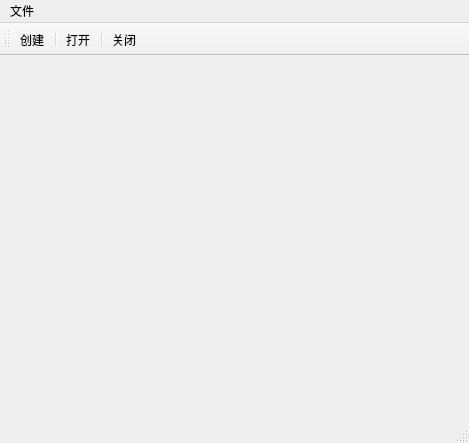
<?xml version="1.0" encoding="UTF-8"?>
<ui version="4.0">
 <class>MainWindow</class>
 <widget class="QMainWindow" name="MainWindow">
  <property name="geometry">
   <rect>
    <x>0</x>
    <y>0</y>
    <width>469</width>
    <height>443</height>
   </rect>
  </property>
  <property name="windowTitle">
   <string>MainWindow</string>
  </property>
  <widget class="QWidget" name="centralwidget"/>
  <widget class="QMenuBar" name="menubar">
   <property name="geometry">
    <rect>
     <x>0</x>
     <y>0</y>
     <width>469</width>
     <height>26</height>
    </rect>
   </property>
   <widget class="QMenu" name="menuFile">
    <property name="title">
     <string>文件</string>
    </property>
    <addaction name="actionNew"/>
    <addaction name="separator"/>
    <addaction name="actionOpen"/>
    <addaction name="separator"/>
    <addaction name="actionClose"/>
   </widget>
   <addaction name="menuFile"/>
  </widget>
  <widget class="QStatusBar" name="statusbar"/>
  <widget class="QToolBar" name="toolBar">
   <property name="windowTitle">
    <string>toolBar</string>
   </property>
   <attribute name="toolBarArea">
    <enum>TopToolBarArea</enum>
   </attribute>
   <attribute name="toolBarBreak">
    <bool>false</bool>
   </attribute>
   <addaction name="actionNew"/>
   <addaction name="separator"/>
   <addaction name="actionOpen"/>
   <addaction name="separator"/>
   <addaction name="actionClose"/>
  </widget>
  <action name="actionNew">
   <property name="text">
    <string>创建</string>
   </property>
   <property name="toolTip">
    <string>创建新文件</string>
   </property>
   <property name="shortcut">
    <string>Ctrl+N</string>
   </property>
  </action>
  <action name="actionOpen">
   <property name="text">
    <string>打开</string>
   </property>
   <property name="toolTip">
    <string>打开文件</string>
   </property>
   <property name="shortcut">
    <string>Ctrl+O</string>
   </property>
  </action>
  <action name="actionClose">
   <property name="text">
    <string>关闭</string>
   </property>
   <property name="toolTip">
    <string>关闭文件</string>
   </property>
   <property name="shortcut">
    <string>Ctrl+Shift+C</string>
   </property>
  </action>
 </widget>
 <resources/>
 <connections/>
</ui>
